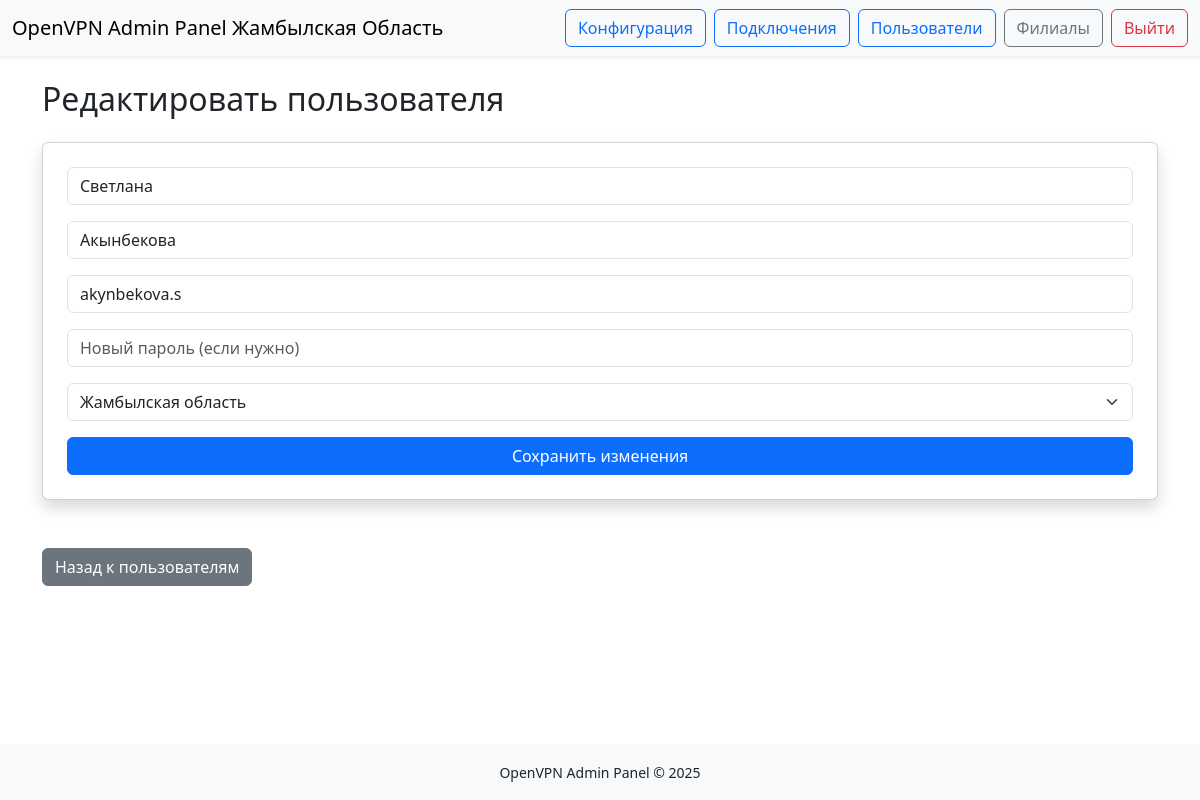
Screenshot of /edit_user/2 (signed in) with the database file from the repository.
### models.py (models this page shows, shortened)
class VPNUser(db.Model):
    id = db.Column(db.Integer, primary_key=True)
    username = db.Column(db.String(150), unique=True, nullable=False)
    password_hash = db.Column(db.String(256), nullable=False)
    first_name = db.Column(db.String(150), nullable=True)
    last_name = db.Column(db.String(150), nullable=True)
    branch_id = db.Column(db.Integer, db.ForeignKey('branch.id'))
    branch = db.relationship('Branch', backref='users')
    is_active = db.Column(db.Boolean, default=True)

class Branch(db.Model):
    id = db.Column(db.Integer, primary_key=True)
    name = db.Column(db.String(100), unique=True, nullable=False)

### app.py (the view, shortened to what this page needs)
    @app.route('/edit_user/<int:user_id>', methods=['GET', 'POST'])
    @login_required
    def edit_user(user_id):
        user = VPNUser.query.get_or_404(user_id)
        branches = Branch.query.all()
        return render_template('edit_user.html', user=user, branches=branches)

### templates/edit_user.html (shortened to what this page needs)
{% extends "base.html" %}
{% block content %}
<h2 class="mb-4">Редактировать пользователя</h2>
<form method="POST" class="card shadow p-4 mb-5">
    <div class="mb-3">
        <input type="text" name="first_name" class="form-control" value="{{ user.first_name }}" placeholder="Имя" required>
    </div>
    <div class="mb-3">
        <input type="text" name="last_name" class="form-control" value="{{ user.last_name }}" placeholder="Фамилия" required>
    </div>
    <div class="mb-3">
        <input type="text" name="username" class="form-control" value="{{ user.username }}" placeholder="Логин" required>
    </div>
    <div class="mb-3">
        <input type="password" name="password" class="form-control" placeholder="Новый пароль (если нужно)">
    </div>
    <div class="mb-3">
        <select name="branch_id" class="form-select">
            {% for branch in branches %}
                <option value="{{ branch.id }}" {% if user.branch_id == branch.id %}selected{% endif %}>{{ branch.name }}</option>
            {% endfor %}
        </select>
    </div>
    <button type="submit" class="btn btn-primary w-100">Сохранить изменения</button>
</form>
<a href="{{ url_for('users') }}" class="btn btn-secondary">Назад к пользователям</a>
{% endblock %}

### rows the page displays
VPNUser: first_name "Светлана", last_name "Акынбекова", username "akynbekova.s", branch_id "Жамбылская область"

### other values shown
{{ APP_TITLE }} "OpenVPN Admin Panel Жамбылская Область"
